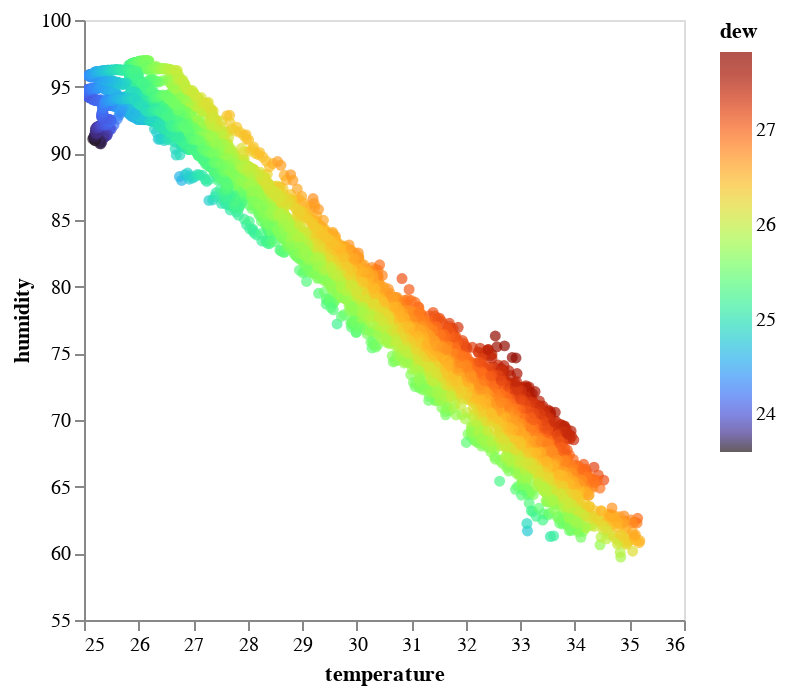

Notebook code for this chart:
### Code cell
(lambda: DeepnoteChart(datacuaca, """{"layer":[{"layer":[{"mark":{"clip":true,"type":"circle","tooltip":true},"encoding":{"x":{"axis":{"grid":false},"sort":null,"type":"quantitative","field":"temperature","scale":{"type":"linear","zero":false},"format":{"type":"default","decimals":null},"formatType":"numberFormatFromNumberType"},"y":{"axis":{"grid":false},"sort":null,"type":"quantitative","field":"humidity","scale":{"type":"linear","zero":false},"format":{"type":"default","decimals":null},"formatType":"numberFormatFromNumberType"},"color":{"sort":null,"type":"quantitative","field":"dew","scale":{"scheme":"turbo"}}}}]}],"title":"","config":{"legend":{}},"$schema":"https://vega.github.io/schema/vega-lite/v5.json","encoding":{},"usermeta":{"tooltipDefaultMode":true}}""") if 'DeepnoteChart' in globals() else _dntk.DeepnoteChart(datacuaca, """{"layer":[{"layer":[{"mark":{"clip":true,"type":"circle","tooltip":true},"encoding":{"x":{"axis":{"grid":false},"sort":null,"type":"quantitative","field":"temperature","scale":{"type":"linear","zero":false},"format":{"type":"default","decimals":null},"formatType":"numberFormatFromNumberType"},"y":{"axis":{"grid":false},"sort":null,"type":"quantitative","field":"humidity","scale":{"type":"linear","zero":false},"format":{"type":"default","decimals":null},"formatType":"numberFormatFromNumberType"},"color":{"sort":null,"type":"quantitative","field":"dew","scale":{"scheme":"turbo"}}}}]}],"title":"","config":{"legend":{}},"$schema":"https://vega.github.io/schema/vega-lite/v5.json","encoding":{},"usermeta":{"tooltipDefaultMode":true}}"""))()

### Figure 1 — Vega-Lite specification as saved in the notebook (floating-point values rounded to 4 significant figures; data arrays with more than 128 entries replaced by an {"elided": "..."} marker saying what was removed)
{"layer": [{"layer": [{"mark": {"clip": true, "type": "circle", "tooltip": true}, "encoding": {"x": {"axis": {"grid": false}, "sort": null, "type": "quantitative", "field": "temperature", "scale": {"type": "linear", "zero": false}, "format": {"type": "default", "decimals": null}, "formatType": "numberFormatFromNumberType"}, "y": {"axis": {"grid": false}, "sort": null, "type": "quantitative", "field": "humidity", "scale": {"type": "linear", "zero": false}, "format": {"type": "default", "decimals": null}, "formatType": "numberFormatFromNumberType"}, "color": {"sort": null, "type": "quantitative", "field": "dew", "scale": {"scheme": "turbo"}}}}]}], "title": "", "config": {"legend": {}}, "$schema": "https://vega.github.io/schema/vega-lite/v5.json", "encoding": {}, "usermeta": {"tooltipDefaultMode": true}, "data": {"values": {"elided": "10000 records"}}}
